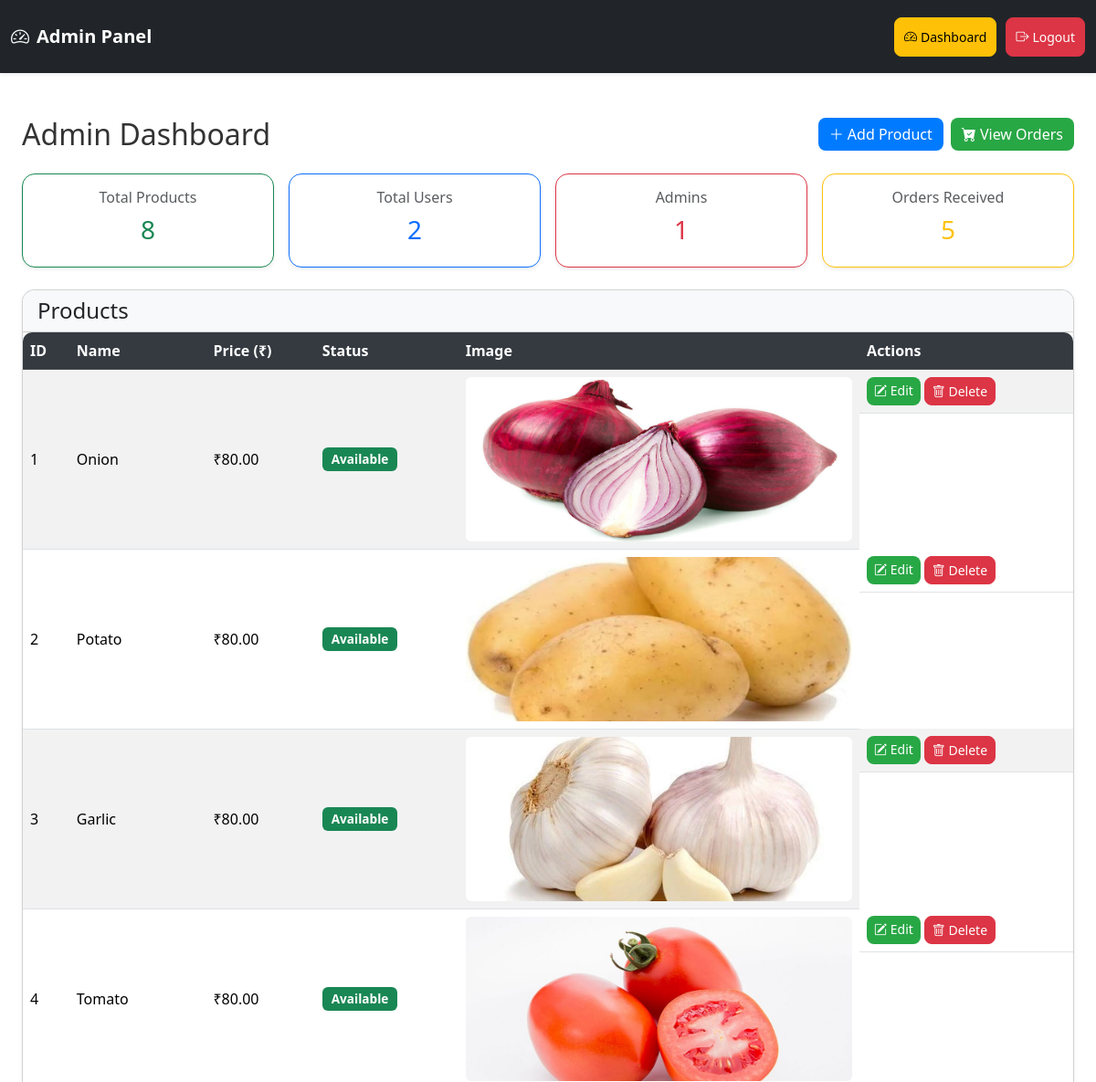
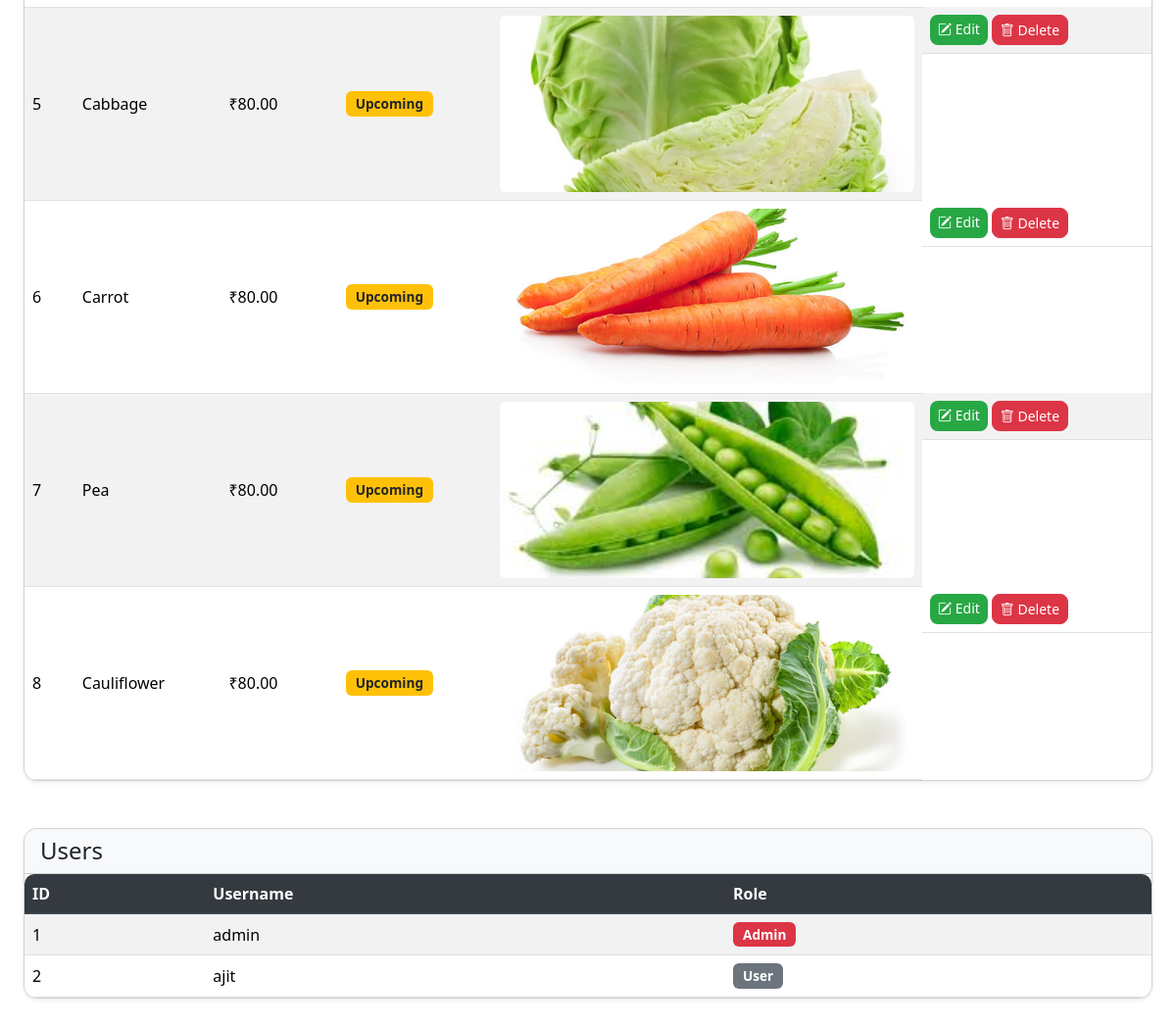
The page /admin (signed in) on the database its author committed (2 pictures, top to bottom).
### app.py (models this page shows)
class Product(db.Model):
    id = db.Column(db.Integer, primary_key=True)
    name = db.Column(db.String(150), nullable=False)
    price = db.Column(db.Float, nullable=False)
    image = db.Column(db.String(150), nullable=False)
    status = db.Column(db.String(20), default='available')

class User(UserMixin, db.Model):
    id = db.Column(db.Integer, primary_key=True)
    username = db.Column(db.String(150), unique=True, nullable=False)
    password = db.Column(db.String(255), nullable=False)
    is_admin = db.Column(db.Boolean, default=False)

### app.py (the view)
@app.route('/admin')
@admin_required
def admin_dashboard():
    products = Product.query.all()
    users = User.query.all()
    orders_count = Order.query.count()
    return render_template(
        'admin_dashboard.html',
        products=products,
        users=users,
        orders_count=orders_count
    )

### app.py (called while the page is built)
@login_manager.user_loader
def load_user(user_id):
    return db.session.get(User, int(user_id))

def admin_required(f):
    @wraps(f)
    def wrapper(*args, **kwargs):
        if not current_user.is_authenticated or not current_user.is_admin:
            flash("Admin access required!", "danger")
            return redirect(url_for('admin_login'))
        return f(*args, **kwargs)
    return wrapper

@app.context_processor
def inject_cart_count():
    if current_user.is_authenticated and not current_user.is_admin:
        count = Order.query.filter_by(
            user_id=current_user.id,
            payment_status="Pending"
        ).count()
    else:
        count = 0
    return dict(cart_count=count)

### templates/admin_dashboard.html
{% extends 'admin_base.html' %}
{% block content %}
<div class="container mt-4">
    <div class="d-flex justify-content-between align-items-center mb-4 flex-wrap">
        <h2 class="mb-2 mb-md-0">Admin Dashboard</h2>
        <div class="d-flex gap-2 flex-wrap">
            <a href="{{ url_for('admin_add') }}" class="btn btn-success">
                <i class="bi bi-plus-lg"></i> Add Product
            </a>
            <a href="{{ url_for('admin_orders') }}" class="btn btn-primary">
                <i class="bi bi-cart-check-fill"></i> View Orders
            </a>
        </div>
    </div>
    <div class="row mb-4 g-3">
        <div class="col-md-3">
            <div class="card shadow-sm text-center p-3 border-success">
                <h6 class="text-muted">Total Products</h6>
                <h3 class="text-success">{{ products|length }}</h3>
            </div>
        </div>
        <div class="col-md-3">
            <div class="card shadow-sm text-center p-3 border-primary">
                <h6 class="text-muted">Total Users</h6>
                <h3 class="text-primary">{{ users|length }}</h3>
            </div>
        </div>
        <div class="col-md-3">
            <div class="card shadow-sm text-center p-3 border-danger">
                <h6 class="text-muted">Admins</h6>
                <h3 class="text-danger">
                    {{ users | selectattr('is_admin') | list | length }}
                </h3>
            </div>
        </div>
        <div class="col-md-3">
            <div class="card shadow-sm text-center p-3 border-warning">
                <h6 class="text-muted">Orders Received</h6>
                <h3 class="text-warning">{{ orders_count or 0 }}</h3>
            </div>
        </div>
    </div>
    <div class="card shadow-sm mb-5">
        <div class="card-header bg-light d-flex justify-content-between align-items-center">
            <h4 class="mb-0">Products</h4>
        </div>
        <div class="card-body p-0 table-responsive">
            <table class="table table-striped table-hover mb-0 align-middle">
                <thead class="table-dark">
                    <tr>
                        <th>ID</th>
                        <th>Name</th>
                        <th>Price (₹)</th>
                        <th>Status</th>
                        <th>Image</th>
                        <th>Actions</th>
                    </tr>
                </thead>
                <tbody>
                    {% for p in products %}
                    <tr>
                        <td>{{ p.id }}</td>
                        <td>{{ p.name }}</td>
                        <td>₹{{ "%.2f"|format(p.price) }}</td>
                        <td>
                            {% if p.status == 'available' %}
                                <span class="badge bg-success">Available</span>
                            {% else %}
                                <span class="badge bg-warning text-dark">Upcoming</span>
                            {% endif %}
                        </td>
                        <td>
                            <img src="{{ url_for('static', filename='images/' ~ p.image) }}"
                                 class="rounded" height="50">
                        </td>
                        <td class="d-flex gap-1 flex-wrap">
                            <a href="{{ url_for('admin_edit', id=p.id) }}" class="btn btn-primary btn-sm">
                                <i class="bi bi-pencil-square"></i> Edit
                            </a>
                            <form action="{{ url_for('admin_delete', id=p.id) }}" method="POST" class="d-inline">
                                <button type="submit" class="btn btn-danger btn-sm"
                                        onclick="return confirm('Delete this product?')">
                                    <i class="bi bi-trash"></i> Delete
                                </button>
                            </form>
                        </td>
                    </tr>
                    {% else %}
                    <tr>
                        <td colspan="6" class="text-center text-muted py-3">
                            No products available
                        </td>
                    </tr>
                    {% endfor %}
                </tbody>
            </table>
        </div>
    </div>
    <div class="card shadow-sm mb-5">
        <div class="card-header bg-light">
            <h4 class="mb-0">Users</h4>
        </div>
        <div class="card-body p-0 table-responsive">
            <table class="table table-striped table-hover mb-0 align-middle">
                <thead class="table-dark">
                    <tr>
                        <th>ID</th>
                        <th>Username</th>
                        <th>Role</th>
                    </tr>
                </thead>
                <tbody>
                    {% for u in users %}
                    <tr>
                        <td>{{ u.id }}</td>
                        <td>{{ u.username }}</td>
                        <td>
                            {% if u.is_admin %}
                                <span class="badge bg-danger">Admin</span>
                            {% else %}
                                <span class="badge bg-secondary">User</span>
                            {% endif %}
                        </td>
                    </tr>
                    {% else %}
                    <tr>
                        <td colspan="3" class="text-center text-muted py-3">
                            No users found
                        </td>
                    </tr>
                    {% endfor %}
                </tbody>
            </table>
        </div>
    </div>
</div>
{% endblock %}

### static/css/style.css (style rules this page uses)
* { box-sizing: border-box; }
body { font-family: 'Segoe UI', Tahoma, Geneva, Verdana, sans-serif; background-color: #f8f9fa; color: #333; margin: 0; padding: 0; min-height: 100vh; display: flex; flex-direction: column; }
html, body { overflow-x: hidden; }
.card { border-radius: 14px; overflow: hidden; background: #fff; box-shadow: 0 3px 8px rgba(0, 0, 0, 0.1); transition: transform 0.3s ease, box-shadow 0.3s ease; }
.card img { height: 180px; width: 100%; object-fit: cover; transition: transform 0.4s ease; }
.card-body { padding: 16px; }
.btn { border-radius: 8px; font-weight: 500; }
.btn-primary { background-color: #28a745; border: none; transition: all 0.3s ease; }
.btn-success { background-color: #007bff; border: none; transition: all 0.3s ease; }
.btn-danger { transition: all 0.3s ease; }
.table { background: #fff; border-radius: 10px; overflow: hidden; box-shadow: 0 3px 10px rgba(0, 0, 0, 0.1); }
.table th { background: #343a40; color: #fff; font-weight: 600; }
.table td, .table th { vertical-align: middle !important; }
.badge { font-size: 0.85rem; padding: 6px 10px; font-weight: 600; border-radius: 6px; }

### templates/admin_base.html (style rules this page uses)
body { background-color: #ffffff; min-height: 100vh; display: flex; flex-direction: column; }
.container { max-width: 1200px; }

### rows shown on the page
Product: id "1", name "Onion", price "80.00", status "Available", image (picture)
Product: id "2", name "Potato", price "80.00", status "Available", image (picture)
Product: id "3", name "Garlic", price "80.00", status "Available", image (picture)
Product: id "4", name "Tomato", price "80.00", status "Available", image (picture)
Product: id "5", name "Cabbage", price "80.00", status "Upcoming", image (picture)
Product: id "6", name "Carrot", price "80.00", status "Upcoming", image (picture)
Product: id "7", name "Pea", price "80.00", status "Upcoming", image (picture)
Product: id "8", name "Cauliflower", price "80.00", status "Upcoming", image (picture)
User: id "1", username "admin", is_admin "Admin"
User: id "2", username "ajit", is_admin "User"

### other values the page prints
{{ products|length }} "8"
{{ users|length }} "2"
{{ users | selectattr('is_admin') | list | length }} "1"
{{ orders_count or 0 }} "5"
